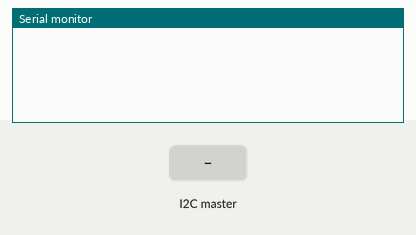
Simulated run of this sketch. Board: Arduino Uno, built with avr-gcc and run on an emulated ATmega328P. Parts: the last lines printed to the serial monitor. Inputs (shaded band) come from the test bench.

Above: at 1.2 s.
1.3 s: the I2C master sends the byte 1
At 2.1 s:
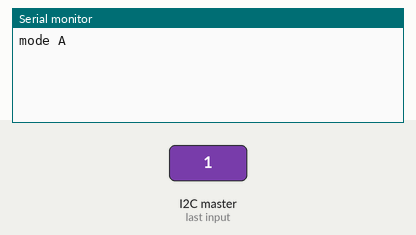
2.8 s: the I2C master sends the byte 0
At 3.2 s:
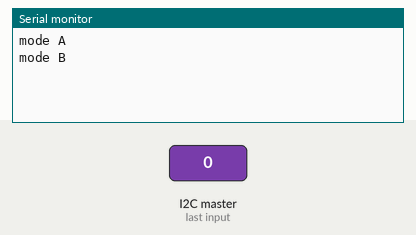

The sketch:

arduino_I2C.ino
```cpp
#include <Wire.h>

const int my_I2C_addr = 5;
char mode = 0;

void setup() {
  Serial.begin(9600);
  Wire.begin(my_I2C_addr);
  Wire.onReceive(recvData);
  Wire.onRequest(sendData);
}

void loop() {
  delay(100);
}

void recvData(int byte_count){
  while(Wire.available()){
    int on_off = Wire.read();
    if (on_off == 1){
      mode = 1;
      Serial.println("mode A");
    }else{
      mode = 0;
      Serial.println("mode B");
    }
  }
}

void sendData(){
  Serial.println("Send chk");
  if (mode == 1){
    char arry[3] = {0x01, 0x02, 0x03};
    Wire.write(arry, 3);
  }else{
    char arry[3] = {0x04, 0x05, 0x06};
    Wire.write(arry, 3);
  }
}
```

Measured:
- after the input at 1.3 s, the serial monitor: prints a new line at once (image 1)
- after the input at 2.8 s, the serial monitor: prints a new line at once (image 2)
